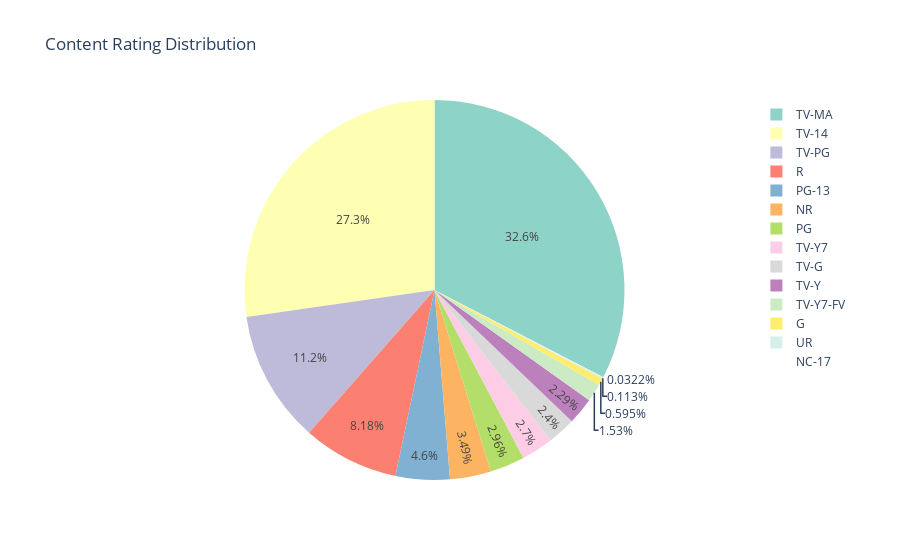

Notebook code for this chart:
### Markdown cell above
##### Let's start off with some visualizations now

### Code cell
z = df.groupby(['rating']).size().reset_index(name='counts')
pieChart = px.pie(z, values='counts', names='rating', 
                  title='Content Rating Distribution',
                  color_discrete_sequence=px.colors.qualitative.Set3)
pieChart.show()

### Figure 1 — Plotly figure (JSON) as saved in the notebook; plotly's stock layout.template omitted (floating-point values rounded to 4 significant figures)
{"data": [{"domain": {"x": [0, 1], "y": [0, 1]}, "hovertemplate": "rating=%{label}<br>counts=%{value}<extra></extra>", "labels": ["G", "NC-17", "NR", "PG", "PG-13", "R", "TV-14", "TV-G", "TV-MA", "TV-PG", "TV-Y", "TV-Y7", "TV-Y7-FV", "UR"], "legendgroup": "", "name": "", "showlegend": true, "type": "pie", "values": [37, 2, 217, 184, 286, 508, 1695, 149, 2025, 699, 142, 168, 95, 7]}], "layout": {"legend": {"tracegroupgap": 0}, "piecolorway": ["rgb(141,211,199)", "rgb(255,255,179)", "rgb(190,186,218)", "rgb(251,128,114)", "rgb(128,177,211)", "rgb(253,180,98)", "rgb(179,222,105)", "rgb(252,205,229)", "rgb(217,217,217)", "rgb(188,128,189)", "rgb(204,235,197)", "rgb(255,237,111)"], "title": {"text": "Content Rating Distribution"}}}
